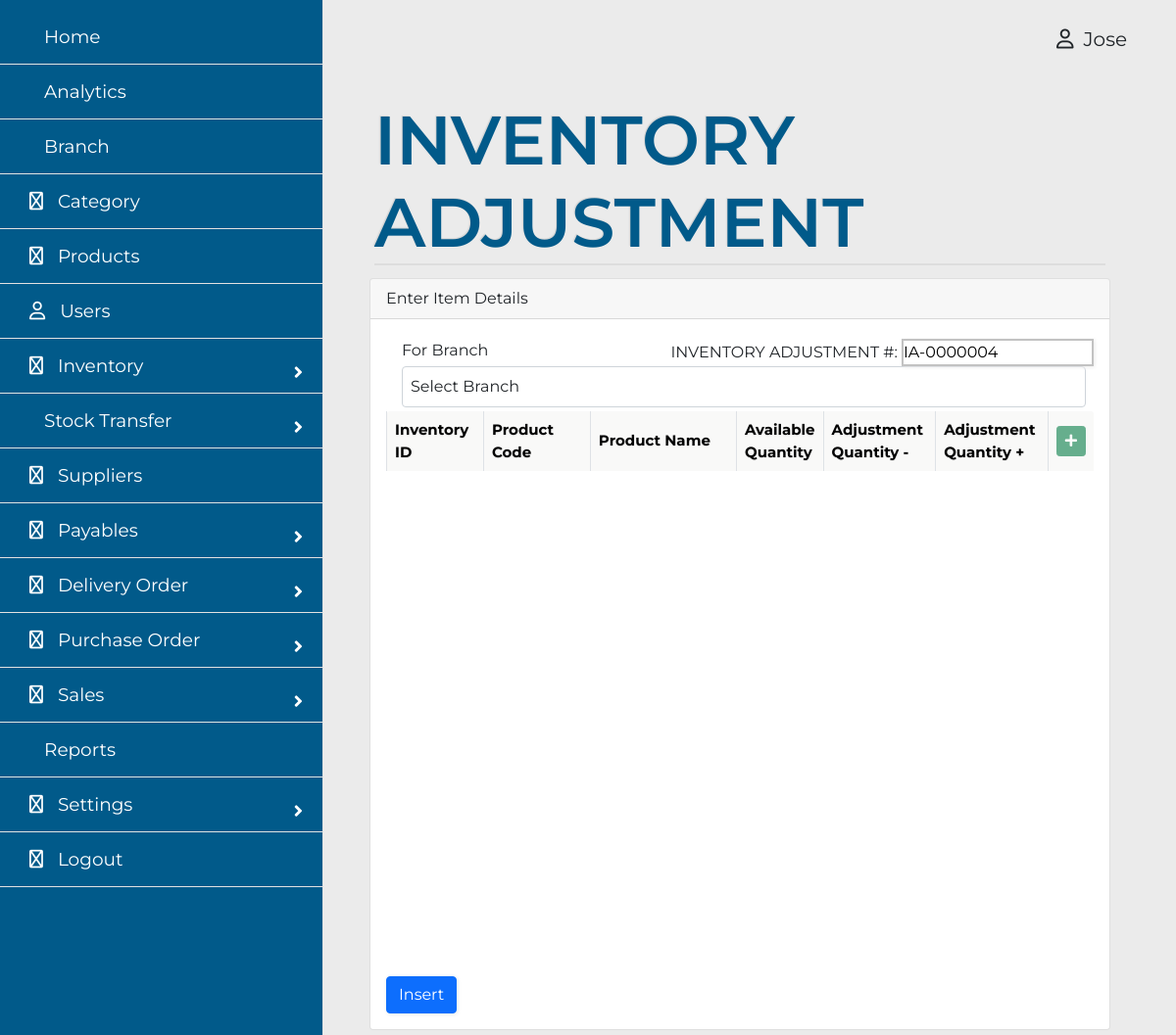
The app's page /admin/inventoryadjustment.php (signed in), older data.
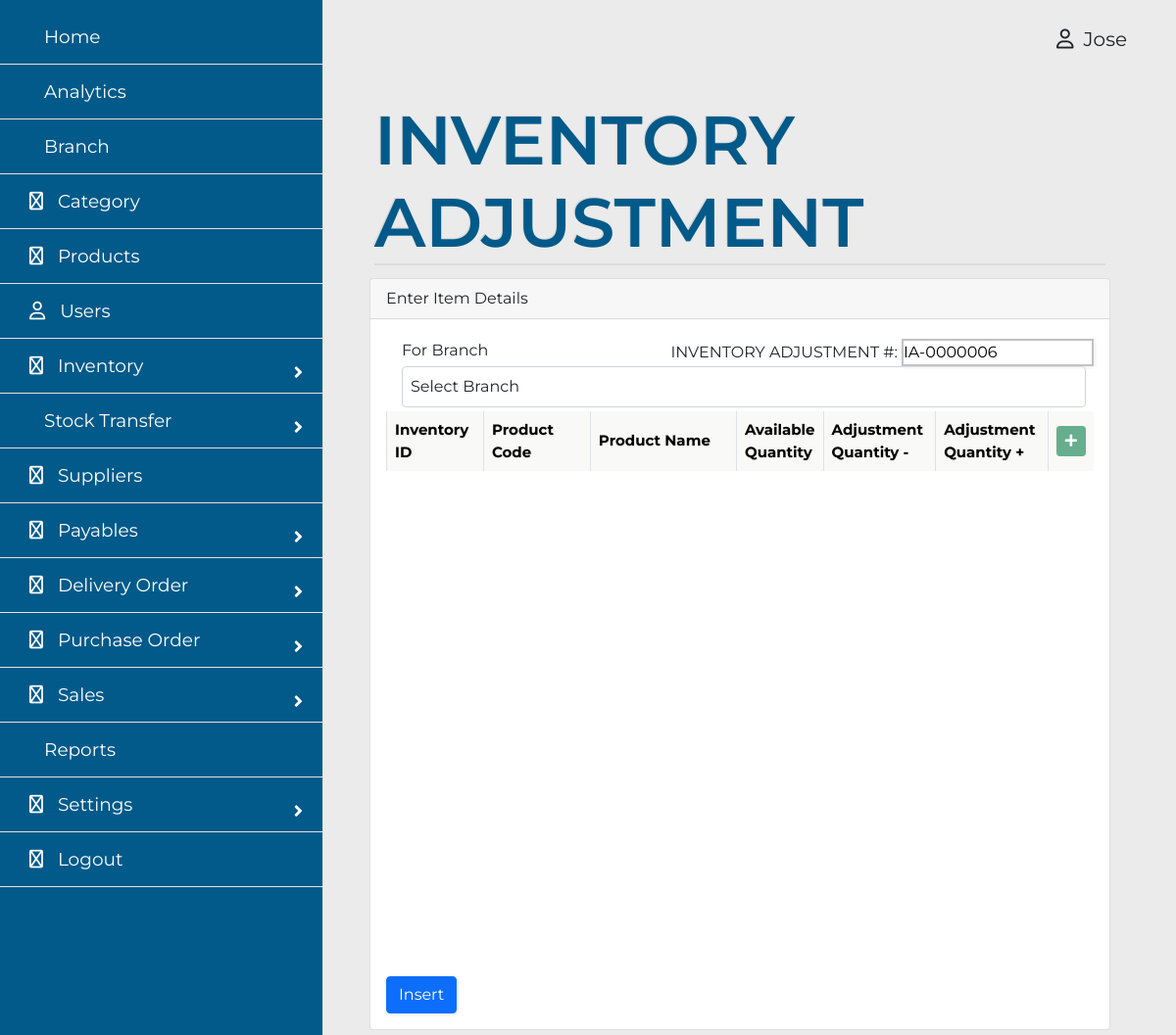
The same page, newer data.
### tables this page shows
CREATE TABLE `tblinventoryadjustment` (
  `id` varchar(20) NOT NULL,
  `branchid` varchar(20) NOT NULL,
  `date` date NOT NULL DEFAULT current_timestamp(),
  `auditid` varchar(20) NOT NULL
);

### actions/adddata.php (called while the page is built, shortened)
<?php
	function createId(string $tblName) {
		switch ($tblName) {
			case 'tblinventoryadjustment':
				$index = "IA-";
				break;
		}
		$db = new DbConnect;
		$conn = $db->connect();
		$stmt = $conn->prepare("SELECT * FROM ".$tblName." ORDER BY id DESC LIMIT 1");
		$stmt->execute();
		$items = $stmt->fetchAll(PDO::FETCH_ASSOC);
		foreach ($items as $item) {
			 $lastid = $item['id'];
		}
		if (empty($items)) {
			$number = $index . "0000001";
		} else {
			$idd = str_replace($index,"",$lastid);
			$id = str_pad($idd + 1, 7, 0, STR_PAD_LEFT);
			$number = $index . $id;
		}
		return $number;
	}
 ?>

### admin/inventoryadjustment.php (the view, shortened to what the changed rows need)
<?php
include '../actions/adddata.php';
?>
<!DOCTYPE html>
<html>
	<head>
		<link rel="stylesheet" href="../admin/assets/style.css">
		<link rel="stylesheet" href="https://pro.fontawesome.com/releases/v6.0.0-beta3/css/all.css" type="text/css">
		<link href="https://cdn.jsdelivr.net/npm/bootstrap@5.0.2/dist/css/bootstrap.min.css" rel="stylesheet">
		<link rel="stylesheet" href="https://cdn.jsdelivr.net/npm/bootstrap-select@1.14.0-beta2/dist/css/bootstrap-select.min.css">
		<link rel="stylesheet" href="https://pro.fontawesome.com/releases/v5.10.0/css/all.css"/>
	</head>
<body>
    <div class="main">
		<div class="container">
			<div class="card">
				<div class="card-body">
					<form method="post" id="insert_form">
						<div class="table-repsonsive">
							<table class="table table-bordered" id="item_table" style="max-height: 150px; overflow-y: scroll !important;">
							<div class="float-end">
								<label for="po_number">INVENTORY ADJUSTMENT #:</label>
								<input type="text" name="ia_number" class="input-field" value="<?php echo createId('tblinventoryadjustment'); ?>" id="ia_number" readonly>
							</div>
							<thead style=" display: block; ">
								<tr>
									<th width="13.9%">Inventory ID</th>
									<th width="15.9%">Product Code</th>
									<th width="22.6%">Product Name</th>
									<th width="10%">Available Quantity</th>
									<th width="16%">Adjustment Quantity -</th>
									<th width="16%">Adjustment Quantity +</th>
									<th><button type="button" name="add" class="btn btn-success btn-sm add"><i class="fas fa-plus"></i></button></th>
								</tr>
							</thead>
							</table>
						</div>
					</form>
				</div>
			</div>
		</div>
	</body>
</html>

Row changes from the older to the newer data that the page shows:
no longer on this page (row unchanged): tblinventoryadjustment: ia_number "IA-0000004"
added tblinventoryadjustment: ia_number "IA-0000006"
